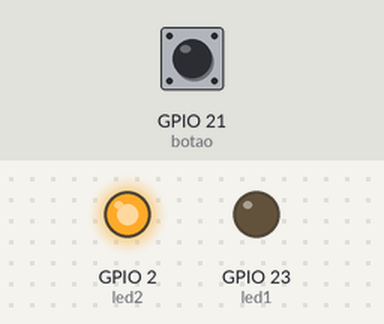
A sketch run on a simulated ESP32. On the bench: output pins drawn as LEDs (lit = HIGH). Inputs (shaded band) come from the test bench; at power-on: GPIO 21 (botao) HIGH. WiFi joins after 1.5 s; servers stay silent unless stated; web services answer with replies made up by the test bench; what the sketch prints to the serial monitor is not drawn.

Above: at 2.7 s.
2.8 s: GPIO 21 (botao) pulled LOW for 0.15 s
At 3.0 s:
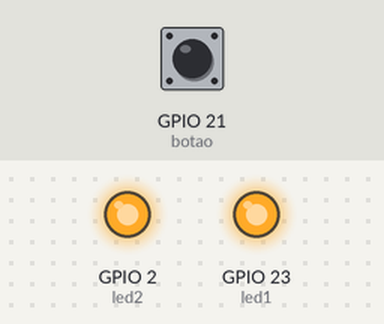
4.7 s: GPIO 21 (botao) pulled LOW for 3.2 s
At 9.1 s:
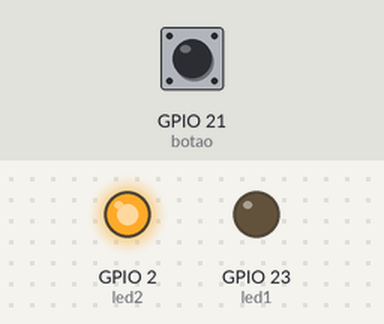
9.4 s: GPIO 21 (botao) driven LOW
At 10.4 s:
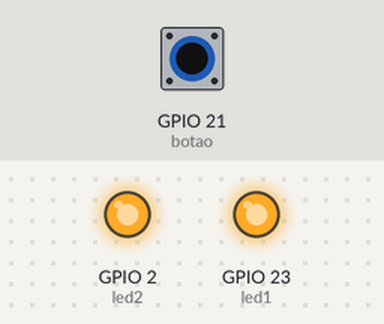
12.4 s: GPIO 21 (botao) driven HIGH
At 12.7 s:
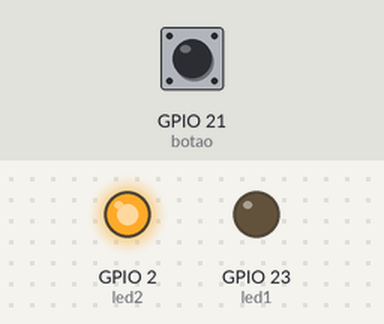
Timing chart, 0 to 14.9 s (numbered marks = the images above; inputs shaded):
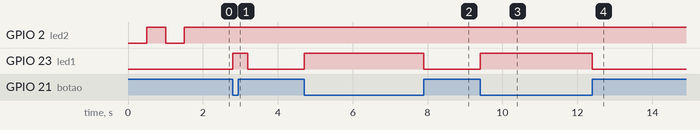

Measured:
- after the input at 2.8 s, GPIO 23 (led1): LOW → HIGH at once, → LOW 0.40 s later
- after the input at 4.7 s, GPIO 23 (led1): LOW → HIGH at once, → LOW 3.2 s later
- after the input at 9.4 s, GPIO 23 (led1): LOW → HIGH at once
- after the input at 12.4 s, GPIO 23 (led1): HIGH → LOW at once

The sketch:

botao_panico.ino
```cpp
#include <WiFi.h> // Biblioteca para conectar o ESP32 ao WiFi
#include <HTTPClient.h> // Biblioteca para fazer requisições HTTP //
#include <UrlEncode.h>  // Biblioteca para codificar texto em formato de URL,
                        // disponível na lista de bibliotecas do Arduino: "UrlEncode" de Masayuki Sugahara

// Definição das credenciais do WiFi
const char* ssid = "CIT_Alunos"; // Nome da rede WiFi para o ESP fazer a conexão com a internet. Exemplo: "Wificasa", sempre entre aspas duplas
const char* password = "alunos@2024"; // Senha do WiFi. Exemplo: "12345678"

// Definição dos pinos do botão e LEDs
#define botao 21 // Pino de conexão no ESP para o botão
#define led1 23  // Pino conexão no ESP para o LED externo PROTOBOARD (acende ao enviar mensagem)
#define led2 2   // Pino para o LED inteno do ESP (indica o status de conexão)

bool flag = 1; // Variável de controle para evitar múltiplos envios da mensagem

// Número de telefone e chave da API para CallMeBot
String phoneNumber1 = "559591402835"; // Número de telefone para enviar mensagem (Brasil 55) Exemplo: 5595991441665
String apiKey1 = "7059560"; // Chave de API para autenticação no CallMeBot, é dada pelo whats CallMeBot após enviar a mensagem: "I allow callmebot to send me messages"

String phoneNumber2 = "559581042496"; // Número de telefone para enviar mensagem (Brasil 55) Exemplo: 5595991441665
String apiKey2 = "8962654";

// Função para enviar a mensagem via CallMeBot API
void sendMessage(String phoneNumber, String apiKey, String message) {
 // Monta a URL com os parâmetros: número, chave da API e mensagem
String url = "https://api.callmebot.com/whatsapp.php?phone=" + phoneNumber + "&apikey=" + apiKey + "&text=" + urlEncode(message);
 HTTPClient http; // Cria um objeto HTTPClient
 http.begin(url); // Inicia a conexão com a URL
 // Adiciona o cabeçalho indicando que a requisição está no formato x-www-form-urlencoded
 http.addHeader("Content-Type", "application/x-www-form-urlencoded");
 // Envia a requisição POST e armazena o código de resposta HTTP
 int httpResponseCode = http.POST(url);
 if (httpResponseCode == 200) { // Código 200 indica sucesso
 Serial.println("Mensagem enviada com sucesso");
 } else { // Qualquer outro código indica erro
 Serial.println("Erro no envio da mensagem");
 Serial.print("HTTP response code: ");
 Serial.println(httpResponseCode);
 }
 http.end(); // Libera e fecha os recursos usados pela requisição HTTP
}

void setup() {
 Serial.begin(115200); // Inicia a comunicação serial com a velocidade de 115200
 pinMode(botao, INPUT_PULLUP); // Configura o pino do botão como entrada com pull-up interno (retorna 0 ou 1 de acordo com o valor de tensão lido)
 pinMode(led1, OUTPUT); // Configura o pino do LED1 como saída
 pinMode(led2, OUTPUT); // Configura o pino do LED2 como saída
 digitalWrite(led1, LOW); // Inicialmente, os LEDs ficam apagados
 digitalWrite(led2, LOW);
 WiFi.begin(ssid, password); // Inicia a conexão com o WiFi
 Serial.println("Conectando");

 // Enquanto não estiver conectado ao WiFi, pisca o LED2
 while (WiFi.status() != WL_CONNECTED) {
 delay(500); // Aguarda 500 ms
 Serial.print("."); // Imprime um ponto para indicar tentativa de conexão
 digitalWrite(led2, !digitalRead(led2)); // Inverte o estado do LED2 (pisca)
 }

 // Quando conectado ao WiFi
 Serial.println("");
 Serial.print("Conectado ao WiFi neste IP");
 digitalWrite(led2, HIGH); // Mantém o LED2 aceso indicando conexão bem-sucedida
 Serial.println(WiFi.localIP()); // Exibe o IP local do ESP32 na rede
}

void loop() {
 int estado_botao = digitalRead(botao); // Lê o estado do botão
 if (estado_botao == 0) { // Se o botão estiver pressionado (estado LOW)
 Serial.println("Botão Pressionado, enviando mensagem");
 digitalWrite(led1, HIGH); // Acende o LED1 enquanto a mensagem está sendo enviada
 if (flag) { // Verifica se a flag está ativada (evita envio repetido)
 sendMessage(phoneNumber1, apiKey1, "SOCORRO!!!!, ME AJUDE");
 sendMessage(phoneNumber2, apiKey2, "SOCORRO!!!!, Help me"); // Envia a mensagem de socorro Ajustável
 flag = 0; // Desativa a flag após o envio
 }
 } else {
 flag = 1; // Se o botão não estiver pressionado, reseta a flag
 digitalWrite(led1, LOW); // Apaga o LED1
 }
}
```
